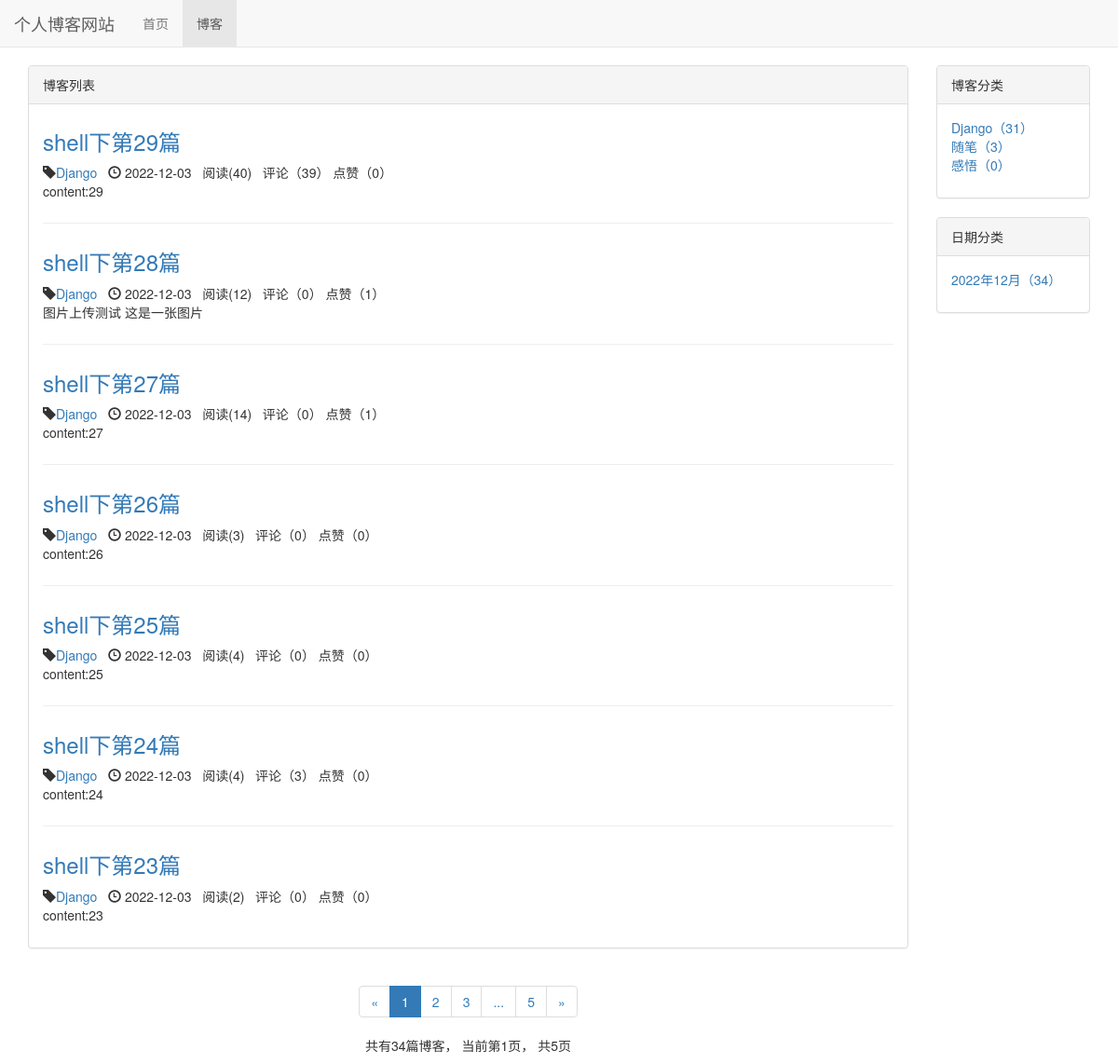
Screenshot of /blog/ with the database file from the repository.
### blog/models.py (models this page shows, shortened)
class Blog(models.Model, ReadNumExpandMethod):
    title = models.CharField(max_length=50)
    blog_type = models.ForeignKey(BlogType, on_delete=models.CASCADE)
    content = RichTextUploadingField()
    author = models.ForeignKey(User, on_delete=models.CASCADE)
    read_details = GenericRelation(ReadDetail)
    created_time = models.DateTimeField(auto_now_add=True)
    last_updated_time = models.DateTimeField(auto_now=True)
    """def get_read_num(self):
        try:
            return self.readnum.read_num
        except exceptions.ObjectDoesNotExist:
            return 0"""
    class Meta:
        ordering = ['-created_time']

class BlogType(models.Model):
    type_name = models.CharField(max_length=15)
    def __str__(self):
        return self.type_name

### read_statistics/models.py (models this page shows)
class ReadNum(models.Model):
    read_num = models.IntegerField(default=0)
    content_type = models.ForeignKey(ContentType, on_delete=models.CASCADE)
    object_id = models.PositiveIntegerField()
    content_object = GenericForeignKey('content_type', 'object_id')

### likes/models.py (models this page shows)
class LikeCount(models.Model):
    content_type = models.ForeignKey(ContentType, on_delete=models.CASCADE)
    object_id = models.PositiveIntegerField()
    content_object = GenericForeignKey('content_type', 'object_id')
    like_num = models.IntegerField(default=0)

### blog/views.py (the view)
# urls.py: path('', views.blog_list, name='blog_list'),
def blog_list(request):
    blogs_all_list = Blog.objects.all() #获取所有blog
    context = get_blog_list_common_data(request, blogs_all_list)
    return render(request, 'blog/blog_list.html', context)

### comment/templatetags/comment_tags.py (called while the page is built)
@register.simple_tag
def get_comment_count(obj):
    content_type = ContentType.objects.get_for_model(obj)
    return Comment.objects.filter(content_type=content_type, object_id=obj.pk).count()

### likes/templatetags/likes_tags.py (called while the page is built)
@register.simple_tag
def get_like_count(obj):
    content_type = ContentType.objects.get_for_model(obj)
    like_count, created = LikeCount.objects.get_or_create(content_type=content_type, object_id=obj.pk)
    return like_count.like_num

### read_statistics/models.py (called while the page is built)
    def get_read_num(self):
        try:
            ct = ContentType.objects.get_for_model(self)
            readnum = ReadNum.objects.get(content_type=ct, object_id=self.pk)
            return readnum.read_num
        except exceptions.ObjectDoesNotExist:
            return 0

### blog/templates/blog/blog_list.html (shortened to what this page needs)
{% extends 'base.html' %}
{% block nav_blog_active %}active{%endblock%}
{% load staticfiles %}
{% load comment_tags%}
{% load likes_tags %}
{% block header_extends %}
    <link rel="stylesheet" href="{% static 'blog/blog.css' %}">
{% endblock %}
{% block content %}
<div class="container">
    <div class="row">
        <div class="col-xs-12 col-sm-8 col-md-9 col-lg-10">
            <div class="panel panel-default">
              <div class="panel-heading">{% block blog_list_title %}博客列表{% endblock %}</div>
              <div class="panel-body">
                  {% for blog in blogs %}
                  <div class="blog">
                      <h3><a href="{% url 'blog_detail' blog.pk %}">{{ blog.title }}</a></h3>
                      <p class="blog-info">
                          <span class="glyphicon glyphicon-tag"></span><a href="{% url
                          'blogs_with_type' blog.blog_type.pk %}">{{ blog.blog_type }}</a>&nbsp;&nbsp;
                          <span class="glyphicon glyphicon-time" ></span>
                          {{ blog.created_time|date:"Y-m-d" }}&nbsp;&nbsp;
                          阅读({{ blog.get_read_num }})&nbsp;&nbsp;
                          评论（{% get_comment_count blog %}）
                          点赞（{% get_like_count blog %}）
                      </p>
                      <p>{{ blog.content|striptags|truncatechars:120 }}</p>
                  </div>
                {% empty %}
                  <div class="blog">
                    <h3>暂无博客，敬请期待</h3>
                  </div>
                {% endfor %}
              </div>
            </div>
            <div class="paginator">
                  <ul class="pagination">
                      <li>
                        {% if page_of_blogs.has_previous %}
                            <a href="?page={{ page_of_blogs.previous_page_number }}" aria-label="Previous">
                                <span aria-hidden="true">&laquo;</span>
                            </a>
                        {% else %}
                            <span aria-hidden="true">&laquo;</span>
                        {% endif %}
                      </li>
                      {% for page_num in page_range %}
                        {% if page_num == page_of_blogs.number %}
                            <li class="active"><span>{{ page_num }}</span></li>
                        {% else %}
                            {% if page_num == '...' %}
                                <li><span>{{ page_num }}</span></li>
                            {% else %}
                                <li><a href="?page={{ page_num }}">{{ page_num }}</a></li>
                            {% endif %}
                        {% endif %}
                      {% endfor %}
                      <li>
                        {% if page_of_blogs.has_next %}
                            <a href="?page={{ page_of_blogs.next_page_number }}" aria-label="Next">
                                <span aria-hidden="true">&raquo;</span>
                            </a>
                        {% else %}
                            <span aria-hidden="true">&raquo;</span>
                        {% endif %}
                      </li>
                  </ul>
                  <p>
                      共有{{ page_of_blogs.paginator.count }}篇博客，
                      当前第{{ page_of_blogs.number }}页，
                      共{{ page_of_blogs.paginator.num_pages}}页
                  </p>
                </div>
        </div>
        <div class="hidden-xs col-sm-4 col-md-3 col-lg-2">
            <div class="panel panel-default">
              <div class="panel-heading">博客分类</div>
              <div class="panel-body">
                <ul class="blog-types">
                {% for blog_type in blog_types %}
                    <li>
                        <a href="{% url 'blogs_with_type' blog_type.pk %}">
                            {{ blog_type.type_name }}（{{blog_type.blog_count}}）
                        </a>
                    </li>
                {% empty %}
                    <li>暂无分类</li>
                {% endfor %}
                </ul>
              </div>
            </div>
            <div class="panel panel-default">
                <div class="panel-heading">日期分类</div>
                <div class="panel-body">
                    <ul class="blog-dates">
                        {% for blog_date,blog_count in blog_dates.items %}
                            <li>
                                <a href="{% url 'blogs_with_date' blog_date.year blog_date.month %}">
                                    {{blog_date|date:"Y年m月" }}（{{blog_count}}）
                                </a>
                            </li>
                        {% endfor %}
                    </ul>
                </div>
            </div>
        </div>
    </div>
</div>
{% endblock %}

### templates/base.html (shortened to what this page needs)
{% load staticfiles %}
<html lang="zh-CN">
<head>
    <link rel="stylesheet" href="{% static 'base.css' %}">
    <link rel="stylesheet" href="{% static 'bootstrap-3.4.1/css/bootstrap.min.css' %}">
    {% block header_extends %}{% endblock %}
</head>
<body>
    <div class="navbar navbar-default navbar-fixed-top" role="navigation">
        <div class="container-fluid">
            <div class="navbar-header">
                <a class="navbar-brand" href="{% url 'home' %}">个人博客网站
                </a>
            </div>
            <div id="navbar-collapse" class="collapse navbar-collapse">
                <ul class="nav navbar-nav">
                    <li class="{% block nav_home_active %}{% endblock %}">
                        <a href="{% url 'home'%}">首页</a>
                    </li>
                    <li class="{% block nav_blog_active %}{% endblock %}">
                        <a href="{% url 'blog_list' %}">博客</a>
                    </li>
                </ul>
            </div>
        </div>
    </div>
    {% block content %}{% endblock %}
</body>
</html>

### static/base.css (style rules this page uses)
* { margin: 0; padding: 0; }
body { margin-top: 70px!important; }

### blog/static/blog/blog.css (style rules this page uses)
ul.blog-types { list-style-type: none; }
ul.blog-dates { list-style-type: none; }
div.blog:not(:last-child) { margin-bottom: 2em; padding-bottom: 1em; border-bottom: 1px solid #eee; }
div.blog h3 { margin-top: 0.5em; }
div.blog p.blog-info { margin-bottom: 0; }
div.paginator { text-align: center; }

### rows the page displays
Blog: title "shell下第29篇", blog_type "Django", created_time "2022-12-03", get_read_num "40", id "39", id.like_num "0", content "content:29"
Blog: title "shell下第28篇", blog_type "Django", created_time "2022-12-03", get_read_num "12", id "0", id.like_num "1", content "图片上传测试 这是一张图片"
Blog: title "shell下第27篇", blog_type "Django", created_time "2022-12-03", get_read_num "14", id "0", id.like_num "1", content "content:27"
Blog: title "shell下第26篇", blog_type "Django", created_time "2022-12-03", get_read_num "3", id "0", id.like_num "0", content "content:26"
Blog: title "shell下第25篇", blog_type "Django", created_time "2022-12-03", get_read_num "4", id "0", id.like_num "0", content "content:25"
Blog: title "shell下第24篇", blog_type "Django", created_time "2022-12-03", get_read_num "4", id "3", id.like_num "0", content "content:24"
Blog: title "shell下第23篇", blog_type "Django", created_time "2022-12-03", get_read_num "2", id "0", id.like_num "0", content "content:23"
BlogType: type_name "Django", blog_count "31"
BlogType: type_name "随笔", blog_count "3"
BlogType: type_name "感悟", blog_count "0"

### other values shown
{{ page_num }} "1"
{{ page_num }} "2" "3" "5"
{{ page_num }} "..."
{{ page_of_blogs.paginator.count }} "34"
{{ page_of_blogs.number }} "1"
{{ page_of_blogs.paginator.num_pages }} "5"
{{ blog_date|date:"Y年m月" }} "2022年12月"
{{ blog_count }} "34"
